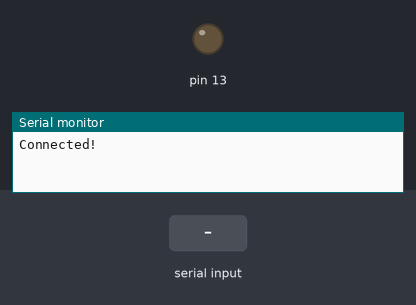
The sketch below on a simulated Arduino Uno, built with avr-gcc and run on an emulated ATmega328P. Shown: output pins drawn as LEDs (lit = HIGH), the last lines printed to the serial monitor. The test bench sets the inputs (shaded band). Random numbers use the default seed unless the sketch sets one.

Above: at 1.2 s.
1.3 s: "on(" received over Serial
At 3.9 s:
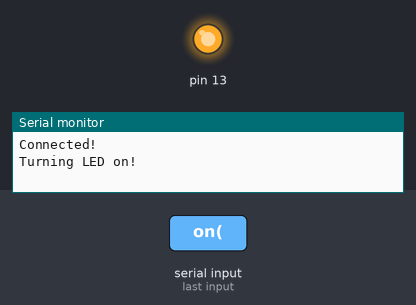
7.3 s: "off(" received over Serial
At 9.7 s:
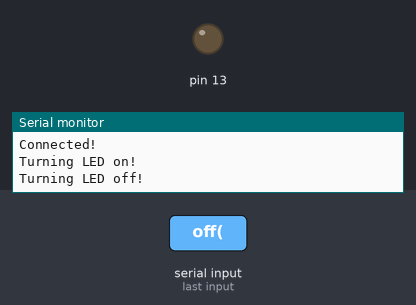
Timing chart, 0 to 11.2 s (numbered marks = the images above; inputs shaded):
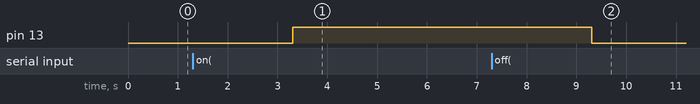

Measured:
- after the input at 1.3 s, pin 13: LOW → HIGH after 2.0 s
- after the input at 7.3 s, pin 13: HIGH → LOW after 2.0 s

The sketch:

sketch_helloSelf.ino
```cpp
const int potPin = 2;

void setup() {
  // put your setup code here, to run once:
  // Initialize serial communication with computer
  // Rate = 9600 baud
  Serial.begin(9600);
  // Confirm good connection
  Serial.println("Connected!");
  // LED pin
  pinMode(13, OUTPUT);
}

void loop() {
  // PARSER
  // Checks if there is a new line to parse
   if (Serial.available() > 0) {
    // Pulls out the function name (everything before the open parenthesis)
    String function = Serial.readStringUntil('(');
    // Pulls out the function value (everything between the parenthesis)
    int val = Serial.readStringUntil(')').toInt();//String valS = Serial.readStringUntil(')');
    // Converts the string into an integer
    //int val = valConverter(valS);
    String newline = Serial.readString();

    // Performs function
    if (function == "double") {
      Serial.println(val * 2);
    } else if (function == "square"){
      Serial.println(val * val);
    } else if (function == "rfid"){
      Serial.println(random(1000,9999));
    } else if (function == "on"){
      Serial.println("Turning LED on!");
      digitalWrite(13, HIGH);
    } else if (function == "off"){
      Serial.println("Turning LED off!");
      digitalWrite(13, LOW);
    } else if (function == "blink"){
      //Serial.println("Blinking " + String(val) + " times...");
      for (int i = 0; i < val; i++){
        digitalWrite(13, HIGH);
        delay(500);
        digitalWrite(13, LOW);
        delay(500);
      }
    } else if (function == "radio"){
      unsigned long station = analogRead(potPin);
      // f(x) = a + ((b-a)*(x-min))/(max-min)
      // where min/max are pot reads
      // and a/b are radio stations
      station = 878 + ((1080 - 878)*(station-6))/(956-6);
      Serial.println(String(station));
    }else{
      Serial.println("Error! Command not recognized.");
    }

   }
}

//int valConverter(String valS){
//  int len = valS.length();
//  int newVal = 0;
//  for (int i = 0; i < len; i++){
//    //Serial.print((valS.charAt(i) - '0') * pow(10,(len-i-1)));
//    //Serial.print(" + ");
//    newVal += ((valS.charAt(i) - '0') * pow(10,(len-i-1)));
//  }
//  //Serial.print("= ");
//  //Serial.print(newVal);
//  return newVal;
//}
```
